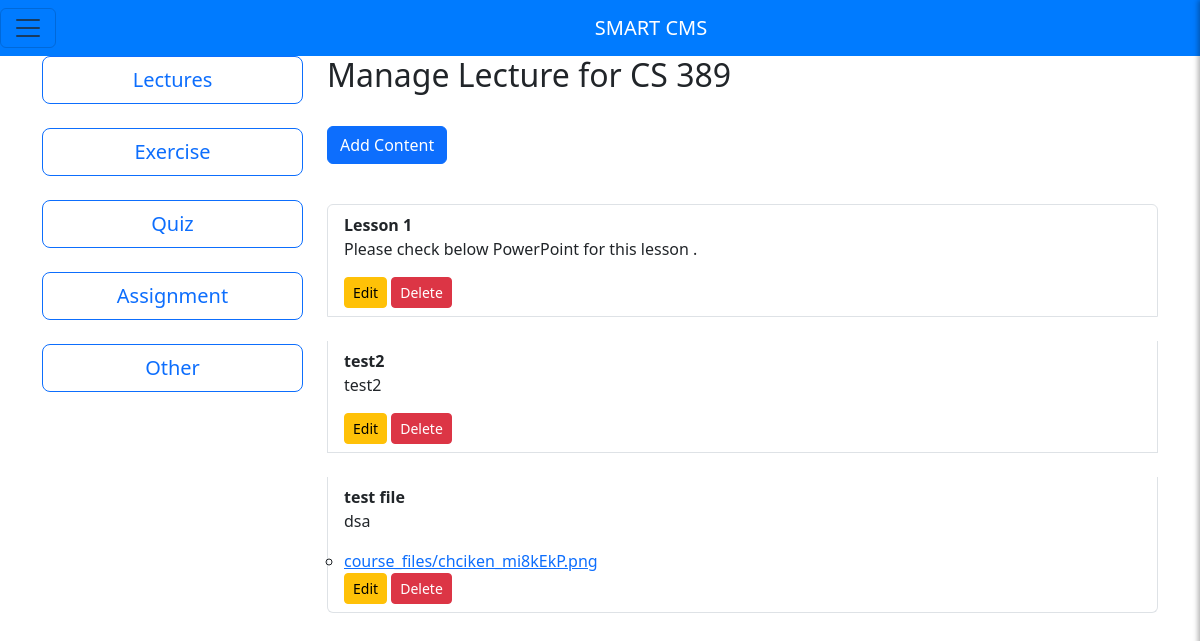
Screenshot of /instructor/course/1/ (signed in) with the database file from the repository.
### instructor/models.py (models this page shows, shortened)
class ClassShell(models.Model):
    user = models.ForeignKey(settings.AUTH_USER_MODEL, on_delete=models.CASCADE)
    course_name = models.CharField(max_length=100)
    section_number = models.IntegerField()
    semester = models.CharField(max_length=50)
    year = models.IntegerField()

class Course(models.Model):
    user = models.ForeignKey(settings.AUTH_USER_MODEL, on_delete=models.CASCADE, related_name='courses')
    class_shell = models.ForeignKey(ClassShell, on_delete=models.CASCADE)
    text = models.TextField()
    title = models.CharField(max_length=200)

class CourseFile(models.Model):
    course = models.ForeignKey(Course, on_delete=models.CASCADE)
    user = models.ForeignKey(settings.AUTH_USER_MODEL, on_delete=models.CASCADE, related_name='course_files')
    class_shell = models.ForeignKey(ClassShell, on_delete=models.CASCADE)
    file = models.FileField(upload_to='course_files/')

### instructor/views.py (the view, shortened to what this page needs)
# urls.py: path('course/<int:class_shell_id>/', views.go_to_course, name='go_to_course'),
def go_to_course(request, class_shell_id):
    class_shell = get_object_or_404(ClassShell, id=class_shell_id)
    class_shell = get_object_or_404(ClassShell, id=class_shell_id)
    lectures = Course.objects.filter(class_shell=class_shell)  # Still using Course model
    quizzes = Quiz.objects.filter(user=request.user, class_shell=class_shell)
    assignments = Assignment.objects.filter(class_shell=class_shell)
    files = CourseFile.objects.filter(class_shell=class_shell)  # Still using CourseFile model
    course_form = CourseForm()  # Still using CourseForm
    file_form = CourseFileForm()  # Still using CourseFileForm
    return render(request, 'go_to_course.html', {
        'course_form': course_form,  # Still using course_form
        'file_form': file_form,      # Still using file_form
        'class_shell': class_shell,
        'lectures': lectures,
        'quizzes': quizzes,
        'assignments': assignments,
        'files': files,
    })

### instructor/templates/go_to_course.html (shortened to what this page needs)
{% extends "home.html" %}
{% block content %}
    <div class="row">
        <div class="col-md-3">
            <div class="d-grid gap-4">
                <button class="btn btn-outline-primary btn-lg" onclick="loadContent('lecture')">Lectures</button>
                <button class="btn btn-outline-primary btn-lg" onclick="loadContent('exercise')">Exercise</button>
                <button class="btn btn-outline-primary btn-lg" onclick="loadContent('quiz')">Quiz</button>
                <button class="btn btn-outline-primary btn-lg" onclick="loadContent('assignment')">Assignment</button>
                <button class="btn btn-outline-primary btn-lg" onclick="loadContent('other')">Other</button>
            </div>
        </div>
        <div class="col-md-9">
            <div id="lecture-content" class="content-section" style="display: none;">
                {% include 'lecture.html' %}
            </div>
            </div>
        </div>
    </div>
{% endblock %}

### instructor/templates/lecture.html (shortened to what this page needs)
<h2>Manage Lecture for {{ class_shell.course_name }}</h2>
<button class="btn btn-primary btn-block mt-4" id="add-content">Add Content</button>
<ul class="list-group mt-3">
    {% for lecture in lectures %}
        <li class="list-group-item mt-4">
            <strong>{{ lecture.title }}</strong>
            <p>{{ lecture.text }}</p>
            <ul class="list-group mt-3">
                {% for file in files %}
                    {% if file.course.id == lecture.id %}
                        <li><a href="{{ file.file.url }}" target="_blank">{{ file.file.name }}</a></li>
                    {% endif %}
                {% endfor %}
            </ul>
            <button class="btn btn-warning btn-sm edit-btn" data-lecture-id="{{ lecture.id }}">Edit</button>
            <form method="post" class="d-inline" onsubmit="return confirm('Are you sure you want to delete this lecture?');">
                <button type="submit" name="delete_lecture" class="btn btn-danger btn-sm">Delete</button>
            </form>
        </li>
    {% empty %}
        <li class="list-group-item">No lecture content available.</li>
    {% endfor %}
</ul>

### rows the page displays
ClassShell: course_name "CS 389"
Course: title "Lesson 1", text "Please check below PowerPoint for this lesson ."
Course: title "test2", text "test2"
Course: title "test file", text "dsa"
CourseFile: file.name "course_files/chciken_mi8kEkP.png"
